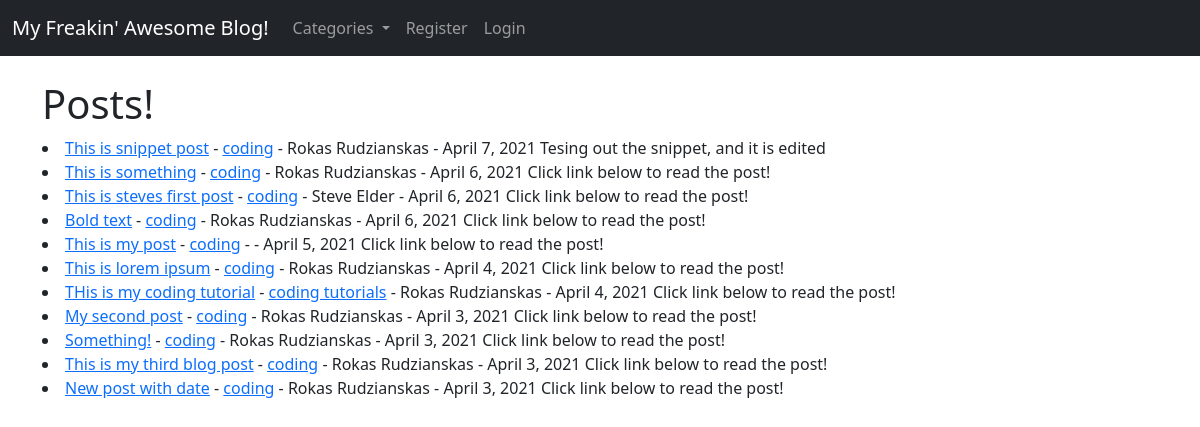
The app's page /, older data.
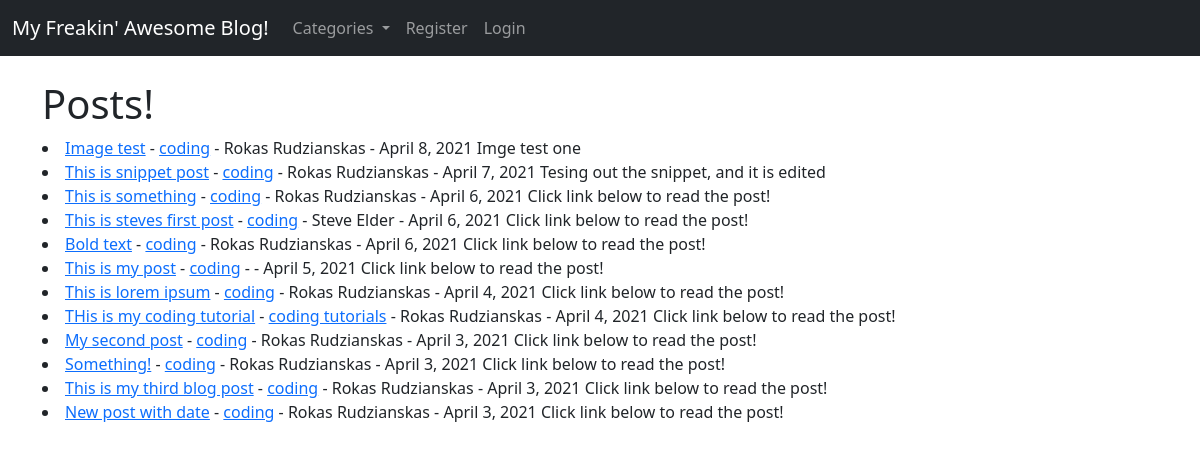
The same page, newer data.
### theblog/models.py (models this page shows, shortened)
class Post(models.Model):
    title = models.CharField(max_length=255)
    header_image = models.ImageField(null=True, blank=True, upload_to="images/")
    title_tag = models.CharField(max_length=255)
    author = models.ForeignKey(User, on_delete=models.CASCADE)
    body = RichTextField(blank=True, null=True)
    post_date = models.DateField(auto_now_add=True)
    category = models.CharField(max_length=255, default='coding')
    snippet = models.CharField(max_length=255)
    likes = models.ManyToManyField(User, related_name='blog_posts')

### theblog/views.py (the view)
# urls.py: path('', HomeView.as_view(), name="home"),
class HomeView(ListView):
    model = Post
    template_name = 'home.html'
    ordering = ['-post_date']
    def get_context_data(self, *args, **kwargs):
        cat_menu = Category.objects.all()
        context = super(HomeView, self).get_context_data(*args, **kwargs)
        context["cat_menu"] = cat_menu
        return context

### theblog/models.py (called while the page is built)
    def __str__(self):
        return self.name

### theblog/templates/home.html (shortened to what this page needs)
{% extends 'base.html' %}
    {% block content %}
<h1>Posts!</h1>
    {% for post in object_list %}
   <li><a href="{% url 'article-detail' post.pk%}" >{{post.title}}</a> - <a href="{% url 'category' post.category|slugify %}">{{ post.category }}</a>
       - {{post.author.first_name}}
          {{post.author.last_name}} - {{ post.post_date }}
                {{ post.snippet }}
   </li>
{% endfor %}
    {% endblock %}

### theblog/templates/base.html (shortened to what this page needs)
<!doctype html>
<html lang="en">
  <head>
    <link href="https://cdn.jsdelivr.net/npm/bootstrap@5.0.0-beta3/dist/css/bootstrap.min.css" rel="stylesheet">
  </head>
  <body>
  <nav class="navbar navbar-expand-lg navbar-dark bg-dark">
  <div class="container-fluid">
    <a class="navbar-brand" href="{% url 'home' %}">My Freakin' Awesome Blog!</a>
    <div class="collapse navbar-collapse" id="navbarSupportedContent">
      <ul class="navbar-nav me-auto mb-2 mb-lg-0">
          {% if cat_menu %}
         <li class="nav-item dropdown">
          <a class="nav-link dropdown-toggle" href="#" id="navbarDropdown" role="button" data-bs-toggle="dropdown" aria-expanded="false">
            Categories
          </a>
        </li>
          {% else %}
              <li class="nav-item">
                <a class="nav-link" href="{% url 'category_list' %}">Categories</a>
              </li>
          {% endif %}
        {% if user.is_authenticated %}
              <li class="nav-item">
                <a class="nav-link" href="{% url 'add_post' %}">Add Post</a>
              </li>
           <li class="nav-item">
              <a class="nav-link" href="{% url 'add_category' %}">Add Category</a>
             </li>
          <li class="nav-item">
              <a class="nav-link" href="{% url 'edit_profile' %}">Edit Profile</a>
             </li>
             <li class="nav-item">
              <a class="nav-link" href="{% url 'logout' %}">Log Out</a>
             </li>
        {% else %}
          <li class="nav-item">
            <a class="nav-link" href="{% url 'register' %}">Register</a>
          </li>
          <li class="nav-item">
            <a class="nav-link" href="{% url 'login' %}">Login</a>
          </li>
        {% endif %}
      </ul>
    </div>
  </div>
</nav>
  <div class="container">
        <br>
    {% block content %}
    {% endblock %}
      </div>
  </body>
</html>

Row changes from the older to the newer data that the page shows:
added Post: title "Image test", category "coding", author.first_name "Rokas", author.last_name "Rudzianskas", post_date "April 8, 2021", snippet "Imge test one"
